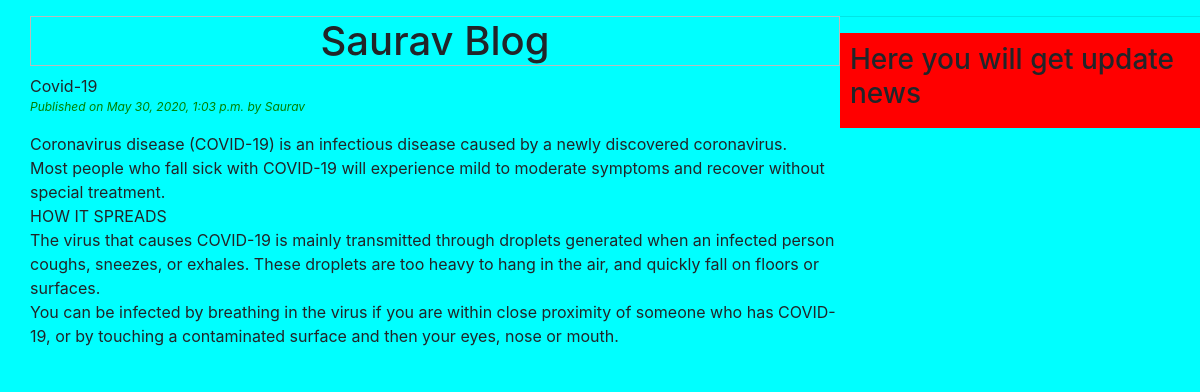
Page /3 on the committed database.
### blog/models.py (models this page shows, shortened)
class Post(models.Model):
	STATUS_CHOICES =(('draft','Draft'),('published','Published'))
	title = models.CharField(max_length=80)
	slug = models.SlugField(max_length=264,unique_for_date = 'publish')
	author = models.ForeignKey(User, related_name= 'blog_post',on_delete= models.CASCADE)
	body = models.TextField()
	publish = models.DateTimeField(default = timezone.now)
	created = models.DateTimeField(auto_now_add = True)
	updated = models.DateTimeField(auto_now = True)
	status = models.CharField(max_length = 10, choices =STATUS_CHOICES,default='draft')
	class Meta:
		ordering = ('-publish',)

### blog/views.py (the view)
# urls.py: path('<int:pk>', views.post_detail_view.as_view(), name = 'detail'),
class post_detail_view(DetailView):
	model = Post
	template_name ='blog/post_detail.html'
	context_object_name = 'post'

### templates/blog/post_detail.html (shortened to what this page needs)
{% extends 'blog/base.html' %}
{% block content %}
{{ post.title }}
<p id="date">Published on {{post.publish}} by {{post.author|title}}<p>
		{{post.body|linebreaks}}
{% endblock %}

### static/blog/css/blog.css (style rules this page uses)
body { background: cyan; }
#date { color:green; font-style: italic; font-size: 12px; }

### rows in the picture
Post: title "Covid-19", publish "May 30, 2020, 1:03 p.m.", author "Saurav", body "Coronavirus disease (COVID-19) is an infectious disease caused by a newly discovered coronavirus. Most people who fall sick with COVID-19 will experience mild to moderate symptoms and recover without special treatment. HOW IT SPREADS The virus that causes COVID-19 is mainly transmitted through droplets generated when an infected person coughs, sneezes, or exhales. These droplets are too heavy to hang in the air, and quickly fall on floors or surfaces. You can be infected by breathing in the virus if you are within close proximity of someone who has COVID-19, or by touching a contaminated surface and then your eyes, nose or mouth."
